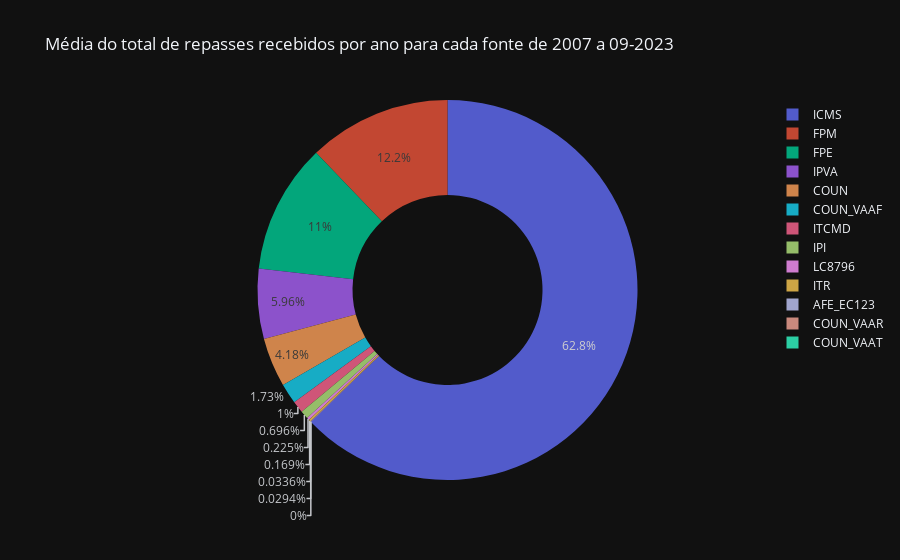

Notebook cell for this chart:
### Markdown cell above
x - Média anual dos repasses por fonte

### Code cell
df_temp = df_e.copy()
df_temp = df_temp.groupby('REPASSE').resample(rule='Y').sum(numeric_only=True).reset_index(level=0)
df_temp = df_temp.groupby('REPASSE').mean().sort_values(by='TOTAL LIQUIDO')


fig = px.pie(data_frame=df_temp,  names=df_temp.index, values='TOTAL LIQUIDO', opacity=0.8, hole=0.5, title='Média do total de repasses recebidos por ano para cada fonte de 2007 a 09-2023')
fig.update_traces(hovertemplate=None)
fig.update_layout(hovermode='y unified', xaxis_tickformat=',.2f')
fig.show()

### Figure 1 — Plotly figure (JSON) as saved in the notebook; plotly's stock layout.template omitted (floating-point values rounded to 4 significant figures)
{"data": [{"domain": {"x": [0, 1], "y": [0, 1]}, "hole": 0.5, "labels": ["Ajuste", "COUN_VAAT", "COUN_VAAR", "AFE_EC123", "ITR", "LC8796", "IPI", "ITCMD", "COUN_VAAF", "COUN", "IPVA", "FPE", "FPM", "ICMS"], "legendgroup": "", "name": "", "opacity": 0.8, "showlegend": true, "type": "pie", "values": [-11740000.0, 0, 16980000.0, 19410000.0, 97640000.0, 129700000.0, 401500000.0, 579000000.0, 996500000.0, 2413000000.0, 3443000000.0, 6377000000.0, 7015000000.0, 36250000000.0]}], "layout": {"hovermode": "y unified", "legend": {"tracegroupgap": 0}, "title": {"text": "Média do total de repasses recebidos por ano para cada fonte de 2007 a 09-2023"}, "xaxis": {"tickformat": ",.2f"}}}
